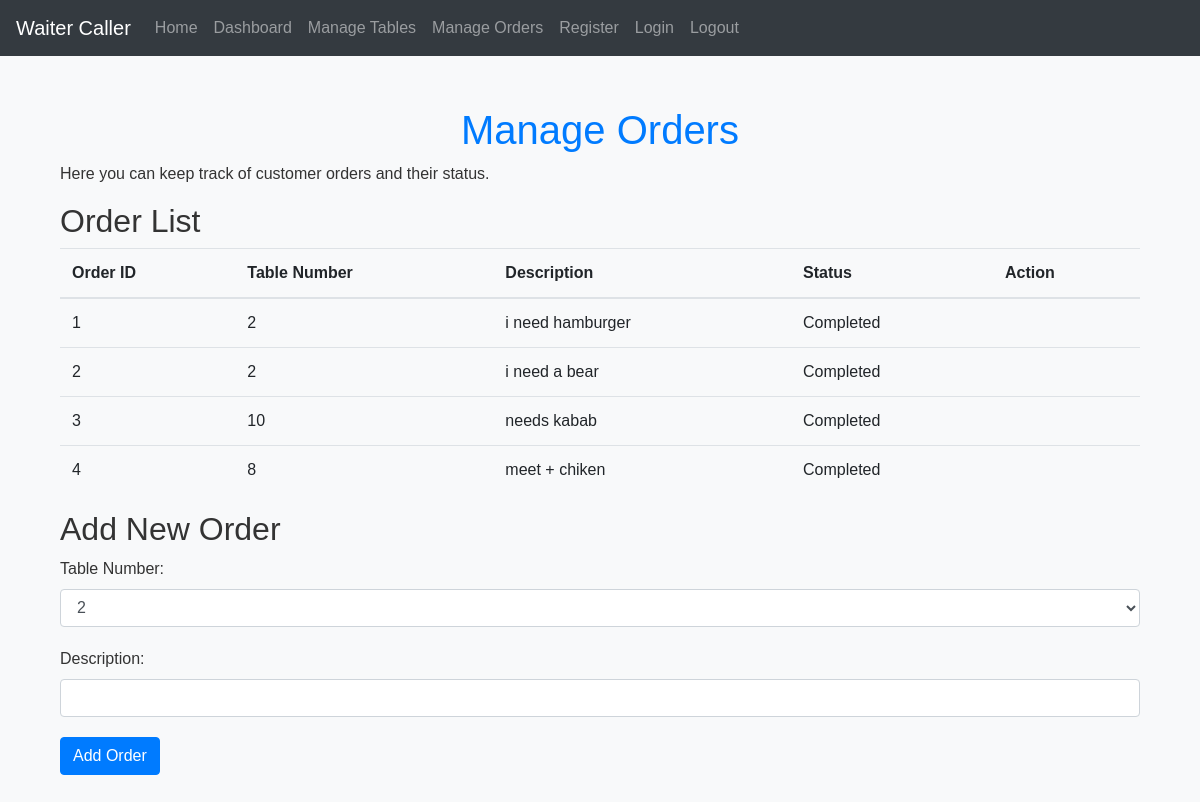
/manage_orders (signed in), run on an earlier commit of the app's database.
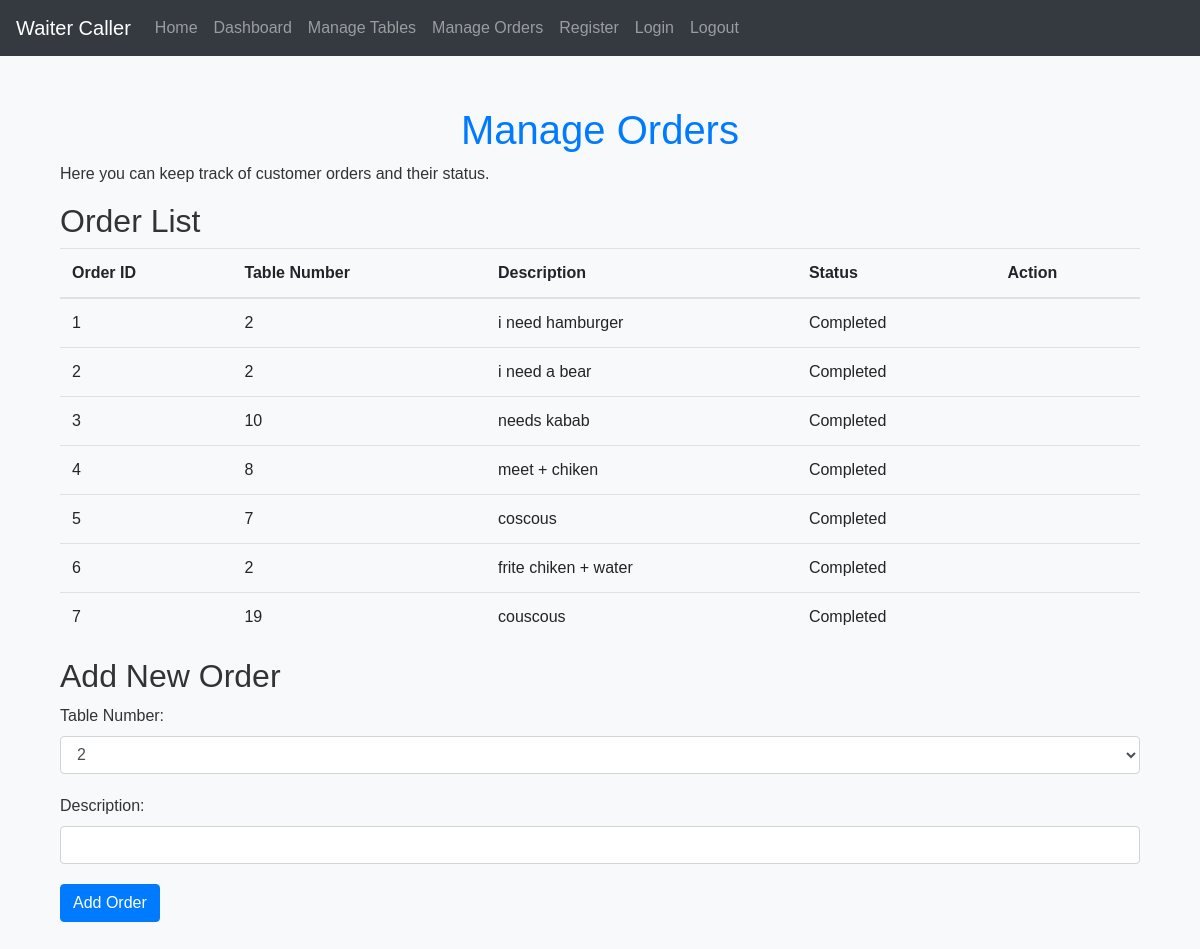
And on a later commit of the database.
### app.py (models this page shows, shortened)
class Order(db.Model):
    id = db.Column(db.Integer, primary_key=True)
    table_id = db.Column(db.Integer, db.ForeignKey('table.id'), nullable=False)
    description = db.Column(db.String(200), nullable=False)
    status = db.Column(db.String(20), nullable=False, default='Pending')
    table = db.relationship('Table', backref=db.backref('orders', lazy=True))

class Table(db.Model):
    id = db.Column(db.Integer, primary_key=True)
    table_number = db.Column(db.Integer, unique=True, nullable=False)
    status = db.Column(db.String(20), nullable=False)
    description = db.Column(db.String(200), nullable=True)  # Ensure this column exists

### app.py (the view, shortened to what this page needs)
@app.route('/manage_orders', methods=['GET', 'POST'])
def manage_orders():
    if 'user_id' not in session:
        return redirect(url_for('login'))
    orders = Order.query.all()
    tables = Table.query.all()
    return render_template('manage_orders.html', orders=orders, tables=tables)

### templates/manage_orders.html (shortened to what this page needs)
{% extends 'base.html' %}
{% block content %}
<div class="container mt-5">
    <h1 class="text-center">Manage Orders</h1>
    <p>Here you can keep track of customer orders and their status.</p>
    <h2>Order List</h2>
    <table class="table">
        <thead>
            <tr>
                <th>Order ID</th>
                <th>Table Number</th>
                <th>Description</th>
                <th>Status</th>
                <th>Action</th>
            </tr>
        </thead>
        <tbody>
            {% for order in orders %}
            <tr>
                <td>{{ order.id }}</td>
                <td>{{ order.table.table_number }}</td>
                <td>{{ order.description }}</td>
                <td>{{ order.status }}</td>
                <td>
                </td>
            </tr>
            {% endfor %}
        </tbody>
    </table>
    <h2>Add New Order</h2>
    <form method="POST" action="{{ url_for('manage_orders') }}">
        <div class="form-group">
            <label for="table_id">Table Number:</label>
            <select class="form-control" id="table_id" name="table_id" required>
                {% for table in tables %}
                <option value="{{ table.id }}">{{ table.table_number }}</option>
                {% endfor %}
            </select>
        </div>
        <div class="form-group">
            <label for="description">Description:</label>
            <input type="text" class="form-control" id="description" name="description" required>
        </div>
        <button type="submit" class="btn btn-primary">Add Order</button>
    </form>
</div>
{% endblock %}

### templates/base.html (shortened to what this page needs)
<!DOCTYPE html>
<html lang="en">
<head>
    <link rel="stylesheet" href="https://stackpath.bootstrapcdn.com/bootstrap/4.5.2/css/bootstrap.min.css">
    <link rel="stylesheet" href="{{ url_for('static', filename='styles.css') }}">
</head>
<body>
    <nav class="navbar navbar-expand-lg navbar-dark bg-dark ">
        <a class="navbar-brand" href="#">Waiter Caller</a>
        <div class="collapse navbar-collapse" id="navbarSupportedContent">
            <ul class="navbar-nav mr-auto">
                <li class="nav-item">
                    <a class="nav-link" href="{{ url_for('index') }}">Home</a>
                </li>
                <li class="nav-item">
                    <a class="nav-link" href="{{ url_for('dashboard') }}">Dashboard</a>
                </li>
                <li class="nav-item">
                    <a class="nav-link" href="{{ url_for('manage_tables') }}">Manage Tables</a>
                </li>
                <li class="nav-item">
                    <a class="nav-link" href="{{ url_for('manage_orders') }}">Manage Orders</a>
                </li>
                <li class="nav-item">
                    <a class="nav-link" href="{{ url_for('register') }}">Register</a>
                </li>
                <li class="nav-item">
                    <a class="nav-link" href="{{ url_for('login') }}">Login</a>
                </li>
                <li class="nav-item">
                    <a class="nav-link" href="{{ url_for('logout') }}">Logout</a>
                </li>
            </ul>
        </div>
    </nav>
    <div class="container">
        {% block content %}
        {% endblock %}
    </div>
</body>
</html>

### static/styles.css (style rules this page uses)
body { font-family: 'Arial', sans-serif; background-color: #f8f9fa; color: #333; }
h1 { color: #007bff; margin-top: 50px; }
.btn-primary { background-color: #007bff; border-color: #007bff; }
.container { margin-top: 50px; margin-bottom: 50px; }
.form-control { margin-bottom: 20px; }

What changed in the data, as far as the page shows it:
added Order: id "5", table.table_number "7", description "coscous", status "Completed"
added Order: id "6", table.table_number "2", description "frite chiken + water", status "Completed"
added Order: id "7", table.table_number "19", description "couscous", status "Completed"
